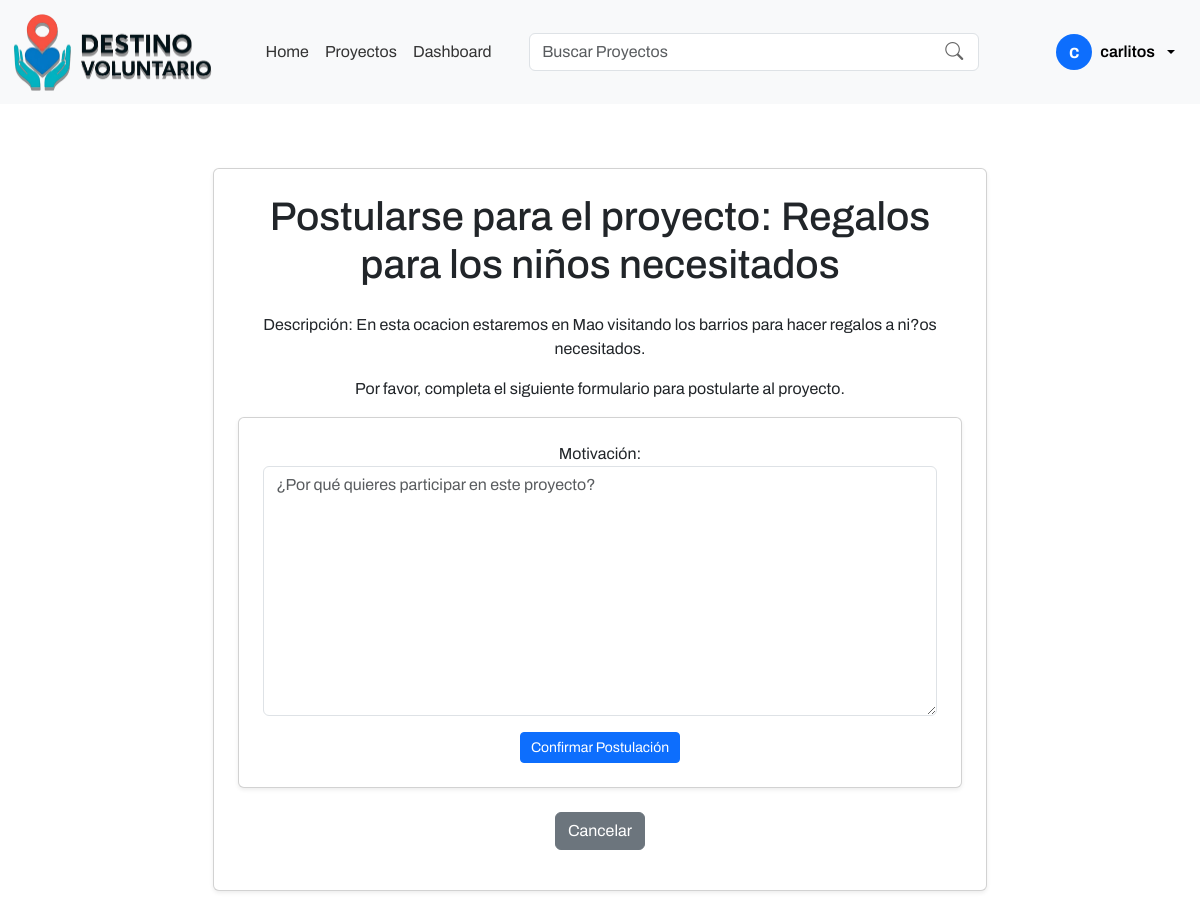
Page /postulaciones/crear/17/ (signed in) on the committed database.
### apps/core/models.py (models this page shows, shortened)
class Usuario(AbstractUser):
    ROLES = [
        ('voluntario', 'Voluntário'),
        ('organizacion', 'Organización'),
        ('admin', 'Administrador'),
    ]
    role = models.CharField(max_length=20, choices=ROLES, default='voluntario')
    date_joined = models.DateTimeField(auto_now_add=True)
    groups = models.ManyToManyField(
        Group,
        related_name='usuarios_grupo',
        blank=True,
        help_text='Grupos a los que pertenece el usuario. Un usuario puede pertenecer a múltiples grupos.',
    )
    user_permissions = models.ManyToManyField(
        Permission,
        related_name='usuarios_permiso',
        blank=True,
        help_text='Permisos específicos asignados al usuario.',
    )

### apps/proyectos/models.py (models this page shows, shortened)
class Proyecto(models.Model):
    ESTADOS = [
        ('activo', 'Activo'),
        ('cerrado', 'Cerrado'),
        ('evaluacion', 'En Evaluación'),
        ('finalizado', 'Finalizado'),
        ('cancelado', 'Cancelado'),
        ('reactivado', 'Reactivado'),
    ]
    organizacion = models.ForeignKey(Organizacion, on_delete=models.CASCADE)
    title = models.CharField(max_length=255)
    description = models.TextField()
    location = models.CharField(max_length=255)
    image = models.ImageField(upload_to='proyectos/', blank=True, null=True)
    start_date = models.DateField()
    end_date = models.DateField()
    status = models.CharField(max_length=20, choices=ESTADOS, default='activo')

### apps/postulaciones/views.py (the view, shortened to what this page needs)
# urls.py: path('crear/<int:proyecto_id>/', views.crear_postulacion, name='crear_postulacion'),
@login_required
def crear_postulacion(request, proyecto_id):
    proyecto = Proyecto.objects.get(id=proyecto_id)
    if request.user.role != 'voluntario':
        return redirect('dashboard')
    if not proyecto:
        return redirect('dashboard')
    postulacion_existente = Postulacion.objects.filter(voluntario=request.user, proyecto=proyecto).exclude(status='rechazada').first()
    if postulacion_existente:
        return redirect('dashboard')
    postulacion_rechazada = Postulacion.objects.filter(voluntario=request.user, proyecto=proyecto, status='rechazada').first()
    if request.method == 'POST':
        form = PostulacionForm(request.POST)
        if form.is_valid():
            postulacion = form.save(commit=False)
            postulacion.voluntario = request.user
            postulacion.proyecto = proyecto
            postulacion.save()
            return redirect('dashboard')  # Redirige al dashboard o a otra página de éxito
    else:
        form = PostulacionForm()
    return render(request, 'postulaciones/crear_postulacion.html', {'form': form, 'proyecto': proyecto})

### apps/postulaciones/forms.py
class PostulacionForm(forms.ModelForm):
    class Meta:
        model = Postulacion
        fields = ['motivation']
        labels = {
            'motivation': 'Motivación'
        }
        widgets = {
            'motivation': forms.Textarea(attrs={
                'rows': 10,
                'placeholder': '¿Por qué quieres participar en este proyecto?',
                'class': 'form-control',
                'style': 'height:250px;'
            }),
        }

### templates/postulaciones/crear_postulacion.html (shortened to what this page needs)
{% extends '../components/base.html' %}
{% block template %}
    {% include '../components/navbar.html' %}
    <div class="content-wrapper">
    {% if not user.is_authenticated %}
        <div class="container mt-5 text-center">
            <p class="text-center">Debes iniciar sesión para crear una postulación.</p>
            <p class="text-center"><a href="{% url 'login' %}" class="btn btn-primary">Iniciar sesión</a></p>
        </div>
    {% else %}
        <div class="container my-4 text-center card p-4 shadow-sm col-8">
            <h1 class="text-center mb-4">Postularse para el proyecto: {{ proyecto.title }}</h1>
            <p class="text-center">Descripción: {{ proyecto.description }}</p>
            <p class="text-center">Por favor, completa el siguiente formulario para postularte al proyecto.</p>
            <form method="post" enctype="multipart/form-data" class="card p-4 shadow-sm text-center" action="{% url 'crear_postulacion' proyecto.id %}">
                {% for field in form %}
                    <div class="mb-3">
                        {{ field.label_tag }}
                        {{ field }}
                    </div>
                {% endfor %}
                <div class="d-flex justify-content-center">
                    <button type="submit" class="btn btn-primary btn-sm" style="min-width:160px;">Confirmar Postulación</button>
                </div>
             </form>
             <br>
             <p class="text-center"><a href="{% url 'detalle_proyecto' proyecto.id %}" class="btn btn-secondary">Cancelar</a></p>
        </div>
    {% endif %}
    </div>
{% endblock %}

### templates/components/navbar.html (shortened to what this page needs)
{% load static %}
<nav class="navbar navbar-expand-lg bg-body-tertiary position-sticky top-0">
  <div class="container-fluid">
    <a class="navbar-brand logo fs-3" href="{% url 'home' %}"><img src="{% static 'images/logo horizontal.png'  %}" alt="Destino Voluntario" width="200"></a>
    <div class="collapse navbar-collapse" id="navbarSupportedContent">
      <ul class="navbar-nav mx-auto mb-2 mb-lg-0">
        <li class="nav-item">
          <a class="nav-link {% if request.resolver_match.url_name == 'home' %}active{% endif %}" href="{% url 'home' %}">Home</a>
        </li>
        <li class="nav-item">
          <a class="nav-link {% if request.resolver_match.url_name == 'listar_proyectos' %}active{% endif %}" href="{% url 'listar_proyectos' %}">Proyectos</a>
        </li>
        {% if user.is_authenticated %}
          <li class="nav-item">
              <a class="nav-link " href="{% url 'dashboard' %}">Dashboard</a>
          </li>
        {% endif %}
      </ul>
      <div class="d-flex align-items-center gap-3">
        <form class="d-flex align-items-center me-5" role="search" action="{% url 'buscar_proyectos' %}" method="get" style="width: 450px; position: relative;">
          <input class="form-control" type="search" name="q" placeholder="Buscar Proyectos" aria-label="Search" value="{{ query|default:'' }}" style="padding-right: 40px;" />
          <button type="submit" style="position: absolute; right: 10px; top: 50%; transform: translateY(-50%); background: none; border: none; color: #666; font-size: 18px; cursor: pointer;">
            <i class="bi bi-search"></i>
          </button>
        </form>
        {% if not user.is_authenticated %}
          <div class="d-flex align-items-center gap-2">
            <a href="{% url 'login' %}" class="btn btn-outline-primary btn-sm">Iniciar sesión</a>
            <div class="btn-group">
              <button type="button" class="btn btn-primary btn-sm dropdown-toggle" data-bs-toggle="dropdown" aria-expanded="false">
                Registrarse
              </button>
              <ul class="dropdown-menu dropdown-menu-start">
                <li><a class="dropdown-item" href="{% url 'registrar_voluntario' %}">Registrarse como Voluntario</a></li>
                <li><a class="dropdown-item" href="{% url 'registrar_organizacion' %}">Registrarse como Organización</a></li>
              </ul>
            </div>
          </div>
        {% else %}
          <div class="dropdown">
            <button class="btn btn-light d-flex align-items-center gap-2 dropdown-toggle" type="button" id="userDropdown" data-bs-toggle="dropdown" aria-expanded="false" style="border-radius: 50px; font-weight: 600;">
              <span class="avatar bg-primary text-white rounded-circle d-flex align-items-center justify-content-center" style="width: 36px; height: 36px; font-size: 1.2rem;">{{ user.first_name|slice:":1"|default:user.username|slice:":1" }}</span>
              <span class="d-none d-md-inline">{{ user.get_full_name|default:user.username|truncatechars:16 }}</span>
            </button>
          </div>
        {% endif %}
      </div>
    </div>
  </div>
</nav>

### static/css/main.css (style rules this page uses)
.logo { font-family: 'Roboto', sans-serif; font-weight: 700; text-transform: uppercase; }
html, body { font-family: 'Archivo', sans-serif; }

### templates/postulaciones/crear_postulacion.html (style rules this page uses)
body { background: #ffffff; min-height: 100vh; display: flex; flex-direction: column; }
.content-wrapper { flex: 1; display: flex; align-items: center; justify-content: center; padding: 40px 20px; }

### templates/components/navbar.html (style rules this page uses)
.navbar-nav .nav-link { color: #333 !important; transition: color 0.3s; }
.navbar { position: sticky; top: 0; z-index: 4000; }

### rows in the picture
Usuario: first_name "c", get_full_name "carlitos"
Proyecto: title "Regalos para los niños necesitados", description "En esta ocacion estaremos en Mao visitando los barrios para hacer regalos a ni?os necesitados."

### other values in the picture
{{ field.label_tag }} "Motivación:"
